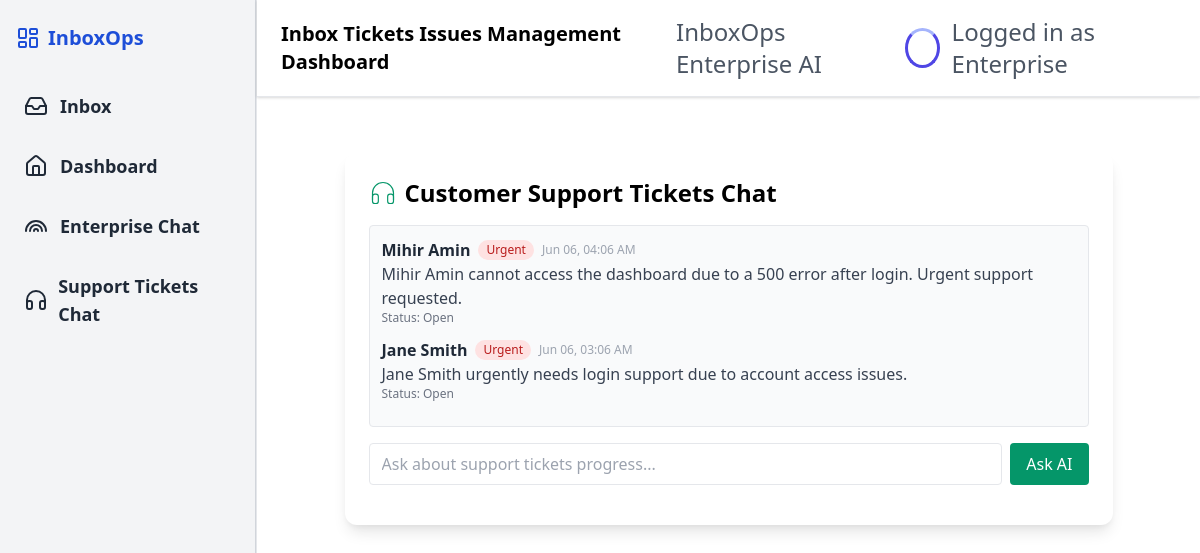
The app's page /new with its own data.
### app/models.py (models this page shows)
class SupportTicket(Base):
    __tablename__ = "support_tickets"
    id = Column(Integer, primary_key=True, index=True)
    sender = Column(String, index=True)
    subject = Column(String)
    message = Column(Text)
    category = Column(String, default="General")  # General, Billing, Login, Feedback, Complaint
    criticality = Column(String, default="Medium")  # Low, Medium, High, Urgent
    status = Column(String, default="open")  # open, in_progress, resolved, closed
    summary = Column(Text, nullable=True)
    tags = Column(String, nullable=True)  # Comma-separated tags like "password, refund"
    key = Column(String, unique=True)
    assigned_to = Column(String, nullable=True)
    created_at = Column(DateTime, default=datetime.utcnow)

### app/main.py (the view)
@app.get("/new", response_class=HTMLResponse)
def new_chat(request: Request, db: Session = Depends(get_db)):
    tickets = db.query(models.SupportTicket).order_by(models.SupportTicket.created_at.desc()).limit(20).all()
    return templates.TemplateResponse("new_chat.html", {"request": request, "tickets": tickets})

### templates/new_chat.html (shortened to what this page needs)
{% extends "layout.html" %}
{% block content %}
<div class="max-w-3xl mx-auto mt-8 bg-white rounded-xl shadow-lg p-6">
  <h2 class="text-2xl font-bold mb-4 flex items-center gap-2">
    Customer Support Tickets Chat
  </h2>
  <div class="mb-4">
    <div class="overflow-y-auto max-h-64 border rounded p-3 bg-gray-50">
      {% for ticket in tickets %}
        <div class="mb-3">
          <div class="flex items-center gap-2">
            <span class="font-bold text-gray-800">{{ ticket.sender }}</span>
            <span class="text-xs px-2 py-0.5 rounded-full {{ 'bg-red-100 text-red-700' if ticket.criticality == 'Urgent' else 'bg-yellow-100 text-yellow-700' if ticket.criticality == 'High' else 'bg-green-100 text-green-700' }}">{{ ticket.criticality }}</span>
            <span class="text-xs text-gray-400">{{ ticket.created_at.strftime('%b %d, %I:%M %p') }}</span>
          </div>
          <div class="text-gray-700">{{ ticket.summary }}</div>
          <div class="text-xs text-gray-500">Status: {{ ticket.status|capitalize }}</div>
        </div>
      {% endfor %}
    </div>
  </div>
  <form id="support-chat-form" class="flex gap-2">
    <input id="support-chat-input" type="text" class="flex-1 border rounded px-3 py-2" placeholder="Ask about support tickets progress..." />
    <button type="submit" class="bg-green-600 text-white px-4 py-2 rounded">Ask AI</button>
  </form>
</div>
{% endblock %}

### records on screen
SupportTicket: sender "Mihir Amin", criticality "Urgent", created_at "Jun 06, 04:06 AM", summary "Mihir Amin cannot access the dashboard due to a 500 error after login. Urgent support requested.", status "Open"
SupportTicket: sender "Jane Smith", criticality "Urgent", created_at "Jun 06, 03:06 AM", summary "Jane Smith urgently needs login support due to account access issues.", status "Open"
